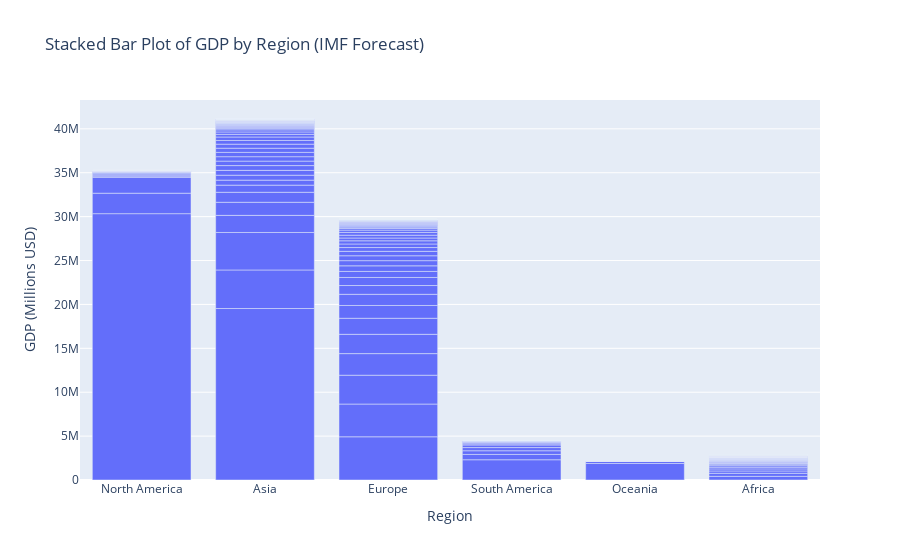

Here is the notebook cell this chart was saved with:
### Code cell
fig = px.bar(
    gdp_imf, 
    x= "Region", 
    y= "GDP_IMF", 
    hover_data="Country", 
    title='Stacked Bar Plot of GDP by Region (IMF Forecast)',
    labels={'GDP_IMF': 'GDP (Millions USD)'})
fig.show()

### Figure 1 — Plotly figure (JSON) as saved in the notebook; plotly's stock layout.template omitted (floating-point values rounded to 4 significant figures; data arrays with more than 128 entries replaced by an {"elided": "..."} marker saying what was removed)
{"data": [{"alignmentgroup": "True", "customdata": {"elided": "209x1 str values"}, "hovertemplate": "Region=%{x}<br>GDP (Millions USD)=%{y}<br>Country=%{customdata[0]}<extra></extra>", "legendgroup": "", "marker": {"color": "#636efa", "pattern": {"shape": ""}}, "name": "", "offsetgroup": "", "orientation": "v", "showlegend": false, "textposition": "auto", "type": "bar", "x": {"elided": "209 str values"}, "xaxis": "x", "y": {"elided": "209 int values"}, "yaxis": "y"}], "layout": {"barmode": "relative", "legend": {"tracegroupgap": 0}, "title": {"text": "Stacked Bar Plot of GDP by Region (IMF Forecast)"}, "xaxis": {"anchor": "y", "domain": [0, 1], "title": {"text": "Region"}}, "yaxis": {"anchor": "x", "domain": [0, 1], "title": {"text": "GDP (Millions USD)"}}}}
